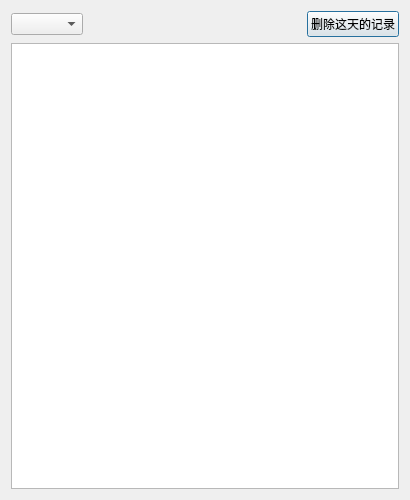
<?xml version="1.0" encoding="UTF-8"?>
<ui version="4.0">
 <class>HistoryDialog</class>
 <widget class="QDialog" name="HistoryDialog">
  <property name="geometry">
   <rect>
    <x>0</x>
    <y>0</y>
    <width>410</width>
    <height>500</height>
   </rect>
  </property>
  <property name="windowTitle">
   <string>查看历史记录</string>
  </property>
  <layout class="QVBoxLayout" name="verticalLayout">
   <item>
    <layout class="QHBoxLayout" name="horizontalLayout">
     <item>
      <widget class="QComboBox" name="comboBox"/>
     </item>
     <item>
      <spacer name="horizontalSpacer">
       <property name="orientation">
        <enum>Qt::Orientation::Horizontal</enum>
       </property>
       <property name="sizeHint" stdset="0">
        <size>
         <width>40</width>
         <height>20</height>
        </size>
       </property>
      </spacer>
     </item>
     <item>
      <widget class="QPushButton" name="pushButtonDelete">
       <property name="text">
        <string>删除这天的记录</string>
       </property>
      </widget>
     </item>
    </layout>
   </item>
   <item>
    <widget class="QListWidget" name="listWidget"/>
   </item>
  </layout>
 </widget>
 <resources/>
 <connections/>
</ui>
